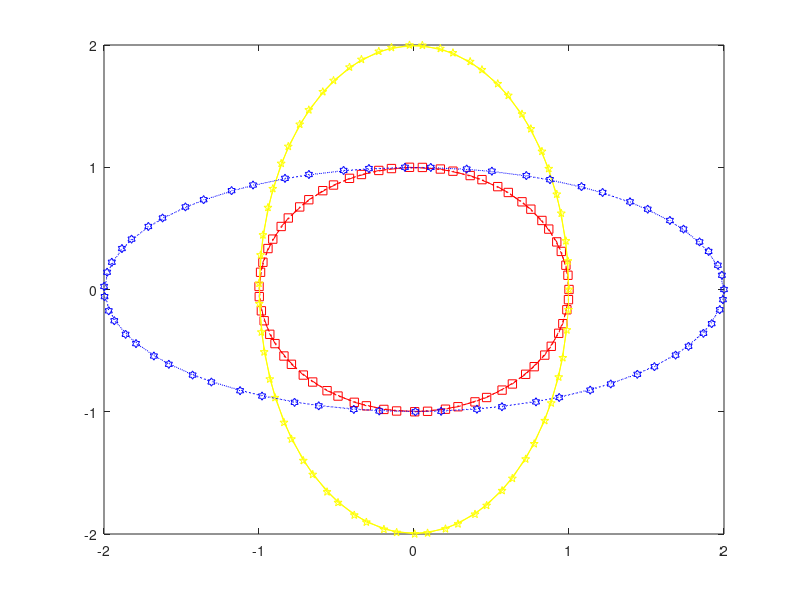

Source code (MATLAB):
x = 0:0.2:4*pi;
xcosx = cos(x);
xsinx = sin(x);
graph = plot(xcosx,xsinx,'r-.square',xcosx,2*xsinx,'y-pentagram',2*xcosx,xsinx,'b:hexagram ');